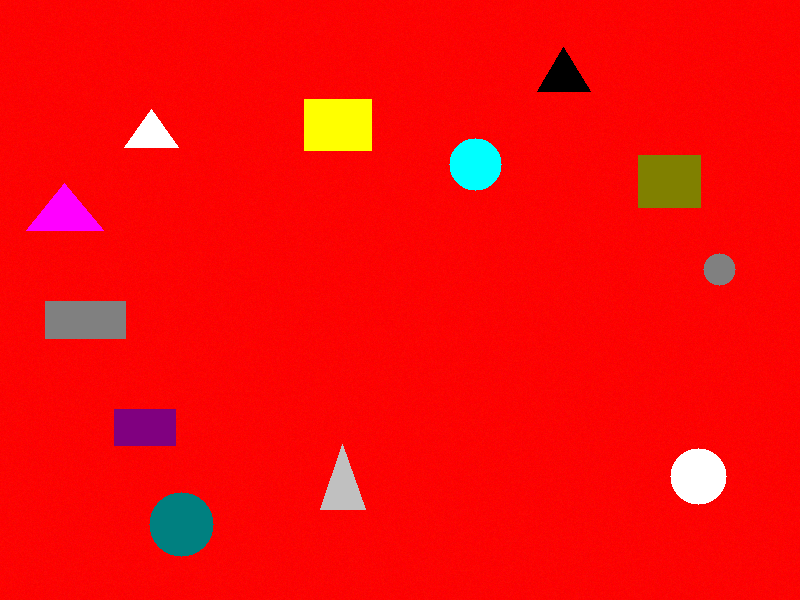
#> input picture test_images/rgb0.png, 800 x 600 px
$ python bg_removal2.py   (older library calls are emulated)
#> lines starting #> are read from the running program, lines starting #| are printed output that depends on the picture; after the words box and inside, x2 and y2 are one past the last pixel; in counts of white or black regions, pixels touching at a corner belong together
#!/usr/bin/env python3
"""
Enhanced background removal that handles color variations and lighting conditions.
This version is more robust for real-world scenarios.
"""

import cv2
import numpy as np
import matplotlib.pyplot as plt
import os


def remove_background_multi_color_enhanced(image_paths, variance_threshold=40,
                                           adaptive_threshold=True, debug=False):
    """
    Enhanced background removal using multiple images with varied colored backgrounds.

    Args:
        image_paths: List of 3 image paths with different background colors
        variance_threshold: Base threshold for color variance detection
        adaptive_threshold: If True, automatically adjusts threshold based on image statistics
        debug: If True, shows intermediate steps

    Returns:
        tuple: (foreground_mask, composite_image, num_pieces)
    """

    # Load the three images
    images = []
    for path in image_paths:
        img = cv2.imread(path)
        if img is None:
            raise ValueError(f"Could not load image: {path}")
        images.append(img)

    print(f"Loaded {len(images)} images")

    # Ensure all images have the same dimensions
    height, width = images[0].shape[:2]
    for i, img in enumerate(images):
        if img.shape[:2] != (height, width):
            print(f"Resizing image {i} to match dimensions")
            images[i] = cv2.resize(img, (width, height))

    # Apply Gaussian blur to reduce noise from lighting variations
    print("Applying noise reduction...")
    blurred_images = []
    for img in images:
        blurred = cv2.GaussianBlur(img, (5, 5), 1.0)
        blurred_images.append(blurred)

    # Calculate color variance at each pixel
    print("Calculating color variance...")

    # Stack images to calculate variance efficiently
    image_stack = np.stack(blurred_images, axis=0)  # Shape: (3, height, width, 3)

    # Calculate variance across the 3 images for each color channel
    color_variance = np.var(image_stack, axis=0)  # Shape: (height, width, 3)

    # Calculate total variance (sum across color channels)
    total_variance = np.sum(color_variance, axis=2)  # Shape: (height, width)

    # Calculate adaptive threshold if requested
    if adaptive_threshold:
        # Calculate statistics of the variance
        variance_mean = np.mean(total_variance)
        variance_std = np.std(total_variance)

        # Use percentile-based threshold (more robust than mean/std)
        threshold_adaptive = np.percentile(total_variance, 25)  # 25th percentile

        # Combine with base threshold
        final_threshold = min(variance_threshold, threshold_adaptive * 1.5)

        print(f"Variance stats: mean={variance_mean:.1f}, std={variance_std:.1f}")
        print(f"Adaptive threshold: {threshold_adaptive:.1f}")
        print(f"Final threshold: {final_threshold:.1f}")
    else:
        final_threshold = variance_threshold

    if debug:
        plt.figure(figsize=(15, 5))
        for i in range(3):
            plt.subplot(1, 3, i + 1)
            plt.imshow(cv2.cvtColor(images[i], cv2.COLOR_BGR2RGB))
            plt.title(f'Image {i + 1}')
            plt.axis('off')
        plt.tight_layout()
        plt.show()

        plt.figure(figsize=(12, 4))
        plt.subplot(1, 2, 1)
        plt.imshow(total_variance, cmap='hot')
        plt.colorbar()
        plt.title('Color Variance Across Images')

        plt.subplot(1, 2, 2)
        plt.hist(total_variance.flatten(), bins=100, alpha=0.7)
        plt.axvline(final_threshold, color='red', linestyle='--', label=f'Threshold: {final_threshold:.1f}')
        plt.xlabel('Variance')
        plt.ylabel('Frequency')
        plt.title('Variance Distribution')
        plt.legend()
        plt.tight_layout()
        plt.show()

    # Create foreground mask: low variance = foreground, high variance = background
    foreground_mask = (total_variance < final_threshold).astype(np.uint8) * 255

    if debug:
        plt.figure(figsize=(8, 6))
        plt.imshow(foreground_mask, cmap='gray')
        plt.title(f'Initial Foreground Mask (threshold={final_threshold:.1f})')
        plt.show()

    # Enhanced morphological operations
    print("Cleaning up mask with enhanced morphology...")

    # Remove small noise (opening)
    kernel_small = np.ones((3, 3), np.uint8)
    foreground_mask = cv2.morphologyEx(foreground_mask, cv2.MORPH_OPEN, kernel_small)

    # Fill holes (closing)
    kernel_medium = np.ones((7, 7), np.uint8)
    foreground_mask = cv2.morphologyEx(foreground_mask, cv2.MORPH_CLOSE, kernel_medium)

    # Remove remaining small objects
    kernel_large = np.ones((5, 5), np.uint8)
    foreground_mask = cv2.morphologyEx(foreground_mask, cv2.MORPH_OPEN, kernel_large)

    if debug:
        plt.figure(figsize=(8, 6))
        plt.imshow(foreground_mask, cmap='gray')
        plt.title('Enhanced Cleaned Foreground Mask')
        plt.show()

    # Create composite image (use first image as base)
    composite_image = images[0].copy()

    # Apply mask to create final result
    result_image = np.zeros_like(composite_image)
    result_image[foreground_mask > 0] = composite_image[foreground_mask > 0]

    if debug:
        plt.figure(figsize=(12, 4))
        plt.subplot(1, 2, 1)
        plt.imshow(cv2.cvtColor(composite_image, cv2.COLOR_BGR2RGB))
        plt.title('Original Image')
        plt.axis('off')

        plt.subplot(1, 2, 2)
        plt.imshow(cv2.cvtColor(result_image, cv2.COLOR_BGR2RGB))
        plt.title('Foreground Objects Only')
        plt.axis('off')
        plt.tight_layout()
        plt.show()

    return foreground_mask, result_image, composite_image


def detect_pieces_enhanced(foreground_mask, min_area=200, debug=False):
    """
    Enhanced piece detection with better filtering.
    """

    print("Detecting individual pieces with enhanced filtering...")

    # Find contours
    contours, _ = cv2.findContours(foreground_mask, cv2.RETR_EXTERNAL, cv2.CHAIN_APPROX_SIMPLE)

    # Enhanced filtering
    valid_contours = []
    piece_info = []

    # Calculate area statistics for adaptive filtering
    areas = [cv2.contourArea(c) for c in contours]
    if areas:
        mean_area = np.mean(areas)
        std_area = np.std(areas)
        adaptive_min_area = max(min_area, mean_area - 2 * std_area)
        print(f"Area stats: mean={mean_area:.0f}, std={std_area:.0f}, adaptive_min={adaptive_min_area:.0f}")
    else:
        adaptive_min_area = min_area

    for i, contour in enumerate(contours):
        area = cv2.contourArea(contour)

        # Area filter
        if area < adaptive_min_area:
            continue

        # Aspect ratio filter (remove very thin objects)
        x, y, w, h = cv2.boundingRect(contour)
        aspect_ratio = max(w, h) / min(w, h)
        if aspect_ratio > 10:  # Remove very elongated objects
            continue

        # Solidity filter (remove objects with too many holes)
        hull = cv2.convexHull(contour)
        hull_area = cv2.contourArea(hull)
        if hull_area > 0:
            solidity = area / hull_area
            if solidity < 0.3:  # Remove objects that are too "holey"
                continue

        valid_contours.append(contour)

        # Calculate additional properties
        center_x = x + w // 2
        center_y = y + h // 2

        piece_info.append({
            'id': len(valid_contours) - 1,
            'area': area,
            'bounding_rect': (x, y, w, h),
            'center': (center_x, center_y),
            'contour': contour,
            'aspect_ratio': aspect_ratio,
            'solidity': solidity if hull_area > 0 else 0
        })

    num_pieces = len(valid_contours)
    print(f"Detected {num_pieces} valid pieces after enhanced filtering")

    if debug:
        # Create visualization
        vis_image = cv2.cvtColor(foreground_mask, cv2.COLOR_GRAY2BGR)

        # Draw contours with different colors
        colors = [(0, 255, 0), (255, 0, 0), (0, 0, 255), (255, 255, 0),
                  (255, 0, 255), (0, 255, 255), (128, 128, 128), (255, 128, 0),
                  (128, 255, 128), (255, 128, 255), (128, 255, 255), (192, 192, 192)]

        for i, contour in enumerate(valid_contours):
            color = colors[i % len(colors)]
            cv2.drawContours(vis_image, [contour], -1, color, 2)

            # Draw piece number
            info = piece_info[i]
            cv2.putText(vis_image, str(i), info['center'],
                        cv2.FONT_HERSHEY_SIMPLEX, 0.7, color, 2)

            # Draw bounding rectangle
            x, y, w, h = info['bounding_rect']
            cv2.rectangle(vis_image, (x, y), (x + w, y + h), color, 1)

        plt.figure(figsize=(12, 8))
        plt.imshow(cv2.cvtColor(vis_image, cv2.COLOR_BGR2RGB))
        plt.title(f'Enhanced Detection: {num_pieces} Valid Pieces')
        plt.axis('off')
        plt.show()

        # Print piece information
        print("\nEnhanced Piece Information:")
        print("=" * 70)
        for info in piece_info:
            print(f"Piece {info['id']:2d}: Area={info['area']:6.0f}, "
                  f"Center=({info['center'][0]:3d}, {info['center'][1]:3d}), "
                  f"Aspect={info['aspect_ratio']:.2f}, Solidity={info['solidity']:.2f}")

    return valid_contours, num_pieces, piece_info


def test_enhanced_background_removal():
    """Test the enhanced background removal on generated test images"""

    # Test image paths
    image_paths = [
        'test_images/rgb0.png',
        'test_images/rgb1.png',
        'test_images/rgb2.png'
    ]

    # Check if test images exist
    for path in image_paths:
        if not os.path.exists(path):
            print(f"Test image not found: {path}")
            print("Please run the enhanced generator first to create test images")
            return

    print("Testing enhanced background removal...")

    # Remove background with enhanced method
    foreground_mask, result_image, composite_image = remove_background_multi_color_enhanced(
        image_paths, variance_threshold=40, adaptive_threshold=True, debug=True
    )
#> in remove_background_multi_color_enhanced, img is the input picture: shape (600, 800, 3); mean B, G, R 9.1, 10.8, 246.8
#| Loaded 3 images
#> the loop in remove_background_multi_color_enhanced, `for i, img in enumerate(images):` made 3 passes
#> after the loop in remove_background_multi_color_enhanced, `for i, img in enumerate(images):`: images = 3 items
#> the loop in remove_background_multi_color_enhanced, `for img in images:` made 3 passes
#> pass 3, in remove_background_multi_color_enhanced, `blurred = cv2.GaussianBlur(img, (5, 5), 1.0)`:
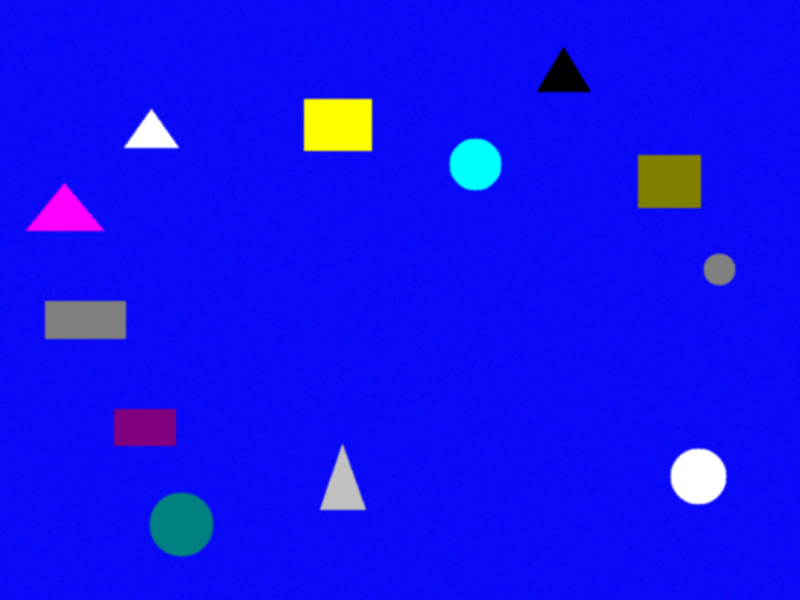
#> blurred: shape (600, 800, 3); mean B, G, R 240.4, 16.8, 17.4
#> in remove_background_multi_color_enhanced, `color_variance = np.var(image_stack, axis=0)`:
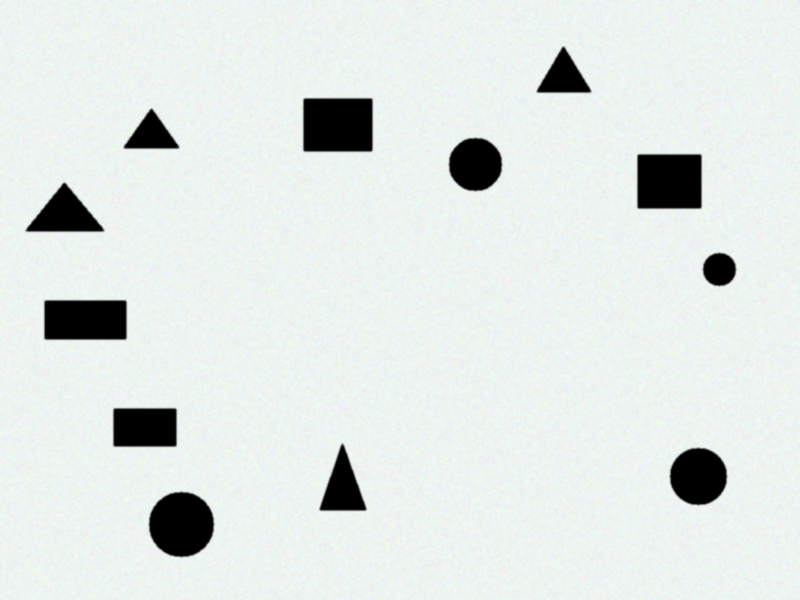
#> color_variance: shape (600, 800, 3) float64; mean of channels 0, 1, 2 12555, 12670.7, 12351.9; drawn with min black and max white
#> in remove_background_multi_color_enhanced, `variance_mean = np.mean(total_variance)`: variance_mean = 37577.5
#> in remove_background_multi_color_enhanced, `variance_std = np.std(total_variance)`: variance_std = 9139.9
#> in remove_background_multi_color_enhanced, `threshold_adaptive = np.percentile(total_variance, 25)`: threshold_adaptive = 39648.7
#> in remove_background_multi_color_enhanced, `final_threshold = min(variance_threshold, threshold_adaptive * 1.5)`: final_threshold = 40
#| Variance stats: mean=37577.5, std=9139.9
#| Adaptive threshold: 39648.7
#| Final threshold: 40.0
#> in remove_background_multi_color_enhanced, `plt.show()`:
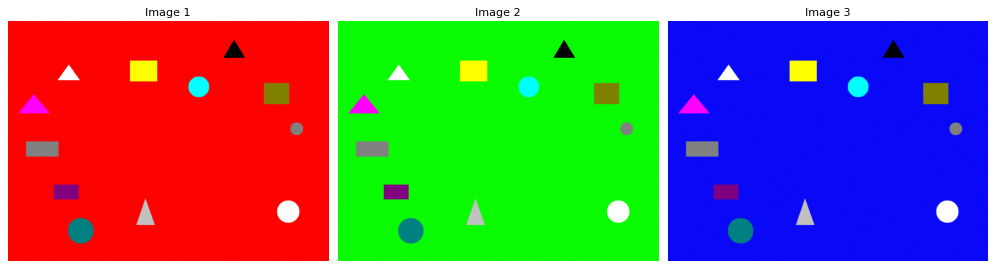
#> figure drawn by matplotlib, 3 panels
#> in remove_background_multi_color_enhanced, `plt.show()`:
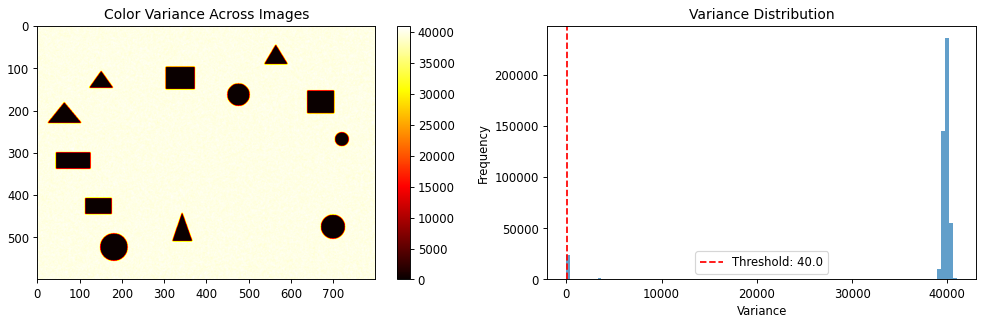
#> figure drawn by matplotlib, 3 panels; panel 3: tallest bar 236058 high, from x = 39780.1 to 40190.2
#> in remove_background_multi_color_enhanced, `foreground_mask = (total_variance < final_threshold).astype(np.uint8) ..`:
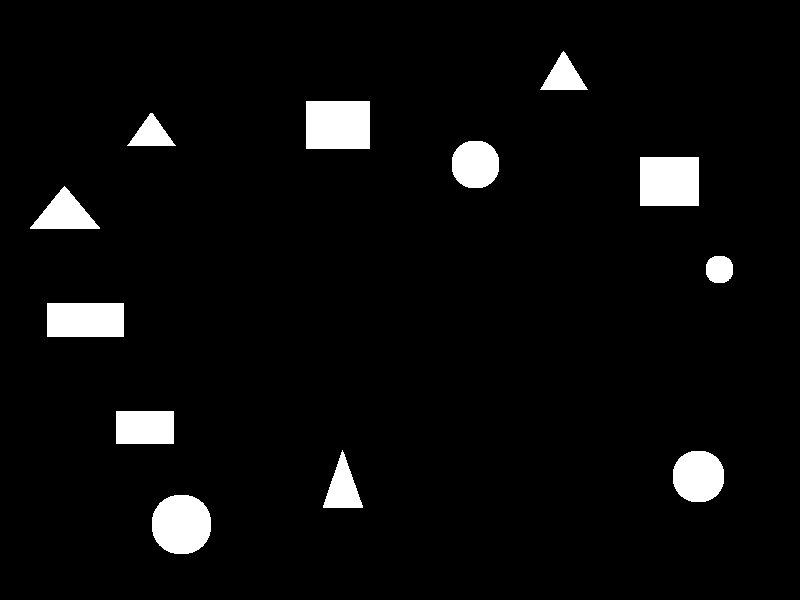
#> foreground_mask: shape (600, 800); 4.7% white; 12 white regions, largest, box (x1, y1, x2, y2) and area: (306, 101, 370, 149) 3072, (640, 157, 699, 206) 2891, (152, 495, 211, 554) 2847
#> in remove_background_multi_color_enhanced, `foreground_mask = cv2.morphologyEx(foreground_mask, cv2.MORPH_OPEN, ke..`: foreground_mask: shape (600, 800); 4.7% white; 12 white regions
#> in remove_background_multi_color_enhanced, `plt.show()`:
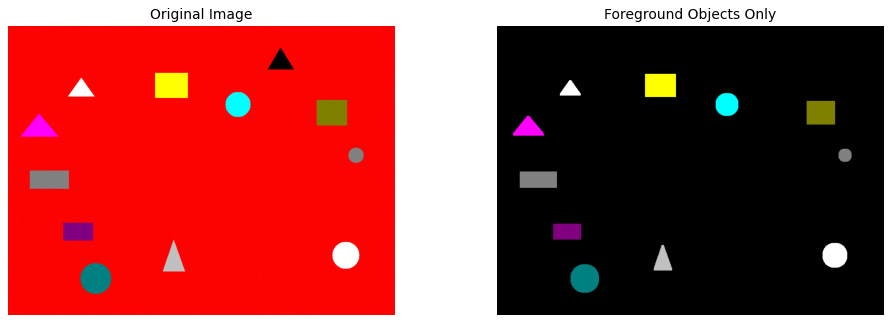
#> figure drawn by matplotlib, 2 panels

    # Detect pieces with enhanced method
    contours, num_pieces, piece_info = detect_pieces_enhanced(
        foreground_mask, min_area=300, debug=True
    )
#> in detect_pieces_enhanced, `contours, _ = cv2.findContours(foreground_mask, cv2.RETR_EXTERNAL, cv2..`: contours = 12 contours; largest, box (x1, y1, x2, y2) and area: (306, 101, 370, 149) 2961, (640, 157, 699, 206) 2784, (152, 495, 211, 554) 2760, (47, 303, 124, 337) 2508, (673, 451, 724, 502) 2066
#> in detect_pieces_enhanced, `areas = [cv2.contourArea(c) for c in contours]`: areas = [2760, 1119.5, 2066, 1824, 2508, 577.5, 1464.5, 2784, 1763, 770, 2961, 884.5]
#> in detect_pieces_enhanced, `mean_area = np.mean(areas)`: mean_area = 1790.2
#> in detect_pieces_enhanced, `std_area = np.std(areas)`: std_area = 805.2
#> in detect_pieces_enhanced, `adaptive_min_area = max(min_area, mean_area - 2 * std_area)`: adaptive_min_area = 300
#| Area stats: mean=1790, std=805, adaptive_min=300
#> the loop in detect_pieces_enhanced, `for i, contour in enumerate(contours):` made 12 passes
#> (contour, area, x, y, w, h, aspect_ratio, hull) on passes 4, 5, 8, 11: ([[116, 411], [116, 443], [173, 443], [173, 411]], 1824, 116, 411, 58, 33, 1.76, [[173, 411], [173, 443], [116, 443], [116, 411]]), ([[47, 303], [47, 336], [123, 336], [123, 303]], 2508, 47, 303, 77, 34, 2.26, [[123, 303], [123, 336], [47, 336], [47, 303]]), ([[640, 157], [640, 205], [698, 205], [698, 157]], 2784, 640, 157, 59, 49, 1.2, [[698, 157], [698, 205], [640, 205], [640, 157]]), ([[306, 101], [306, 148], [369, 148], [369, 101]], 2961, 306, 101, 64, 48, 1.33, [[369, 101], [369, 148], [306, 148], [306, 101]])
#> (area, x, y, w, h, aspect_ratio, hull_area, solidity) on passes 1, 2, 3, 6, 7, 9: (2760, 152, 495, 59, 59, 1, 2796.5, 0.987), (1119.5, 324, 455, 38, 53, 1.39, 1160, 0.965), (2066, 673, 451, 51, 51, 1, 2090, 0.989), (577.5, 706, 256, 27, 27, 1, 587.5, 0.983), (1464.5, 33, 188, 64, 41, 1.56, 1493.5, 0.981), (1763, 452, 141, 47, 47, 1, 1783.5, 0.989)
#> after the loop in detect_pieces_enhanced, `for i, contour in enumerate(contours):`: piece_info = 12 items; valid_contours has the same summary as contours
#> in detect_pieces_enhanced, `num_pieces = len(valid_contours)`: num_pieces = 12
#| Detected 12 valid pieces after enhanced filtering
#> in detect_pieces_enhanced, `vis_image = cv2.cvtColor(foreground_mask, cv2.COLOR_GRAY2BGR)`: vis_image: shape (600, 800, 3); 4.7% white; 12 white regions
#> the loop in detect_pieces_enhanced, `for i, contour in enumerate(valid_contours):` made 12 passes
#> (color, x, y, w, h) on passes 1, 2, 3, 6, 7, 9, 10, 12: ((0, 255, 0), 152, 495, 59, 59), ((255, 0, 0), 324, 455, 38, 53), ((0, 0, 255), 673, 451, 51, 51), ((0, 255, 255), 706, 256, 27, 27), ((128, 128, 128), 33, 188, 64, 41), ((128, 255, 128), 452, 141, 47, 47), ((255, 128, 255), 130, 114, 43, 32), ((192, 192, 192), 543, 53, 42, 37)
#> (contour, color, x, y, w, h) on passes 4, 5, 8, 11: ([[116, 411], [116, 443], [173, 443], [173, 411]], (255, 255, 0), 116, 411, 58, 33), ([[47, 303], [47, 336], [123, 336], [123, 303]], (255, 0, 255), 47, 303, 77, 34), ([[640, 157], [640, 205], [698, 205], [698, 157]], (255, 128, 0), 640, 157, 59, 49), ([[306, 101], [306, 148], [369, 148], [369, 101]], (128, 255, 255), 306, 101, 64, 48)
#> after the loop in detect_pieces_enhanced, `for i, contour in enumerate(valid_contours):`:
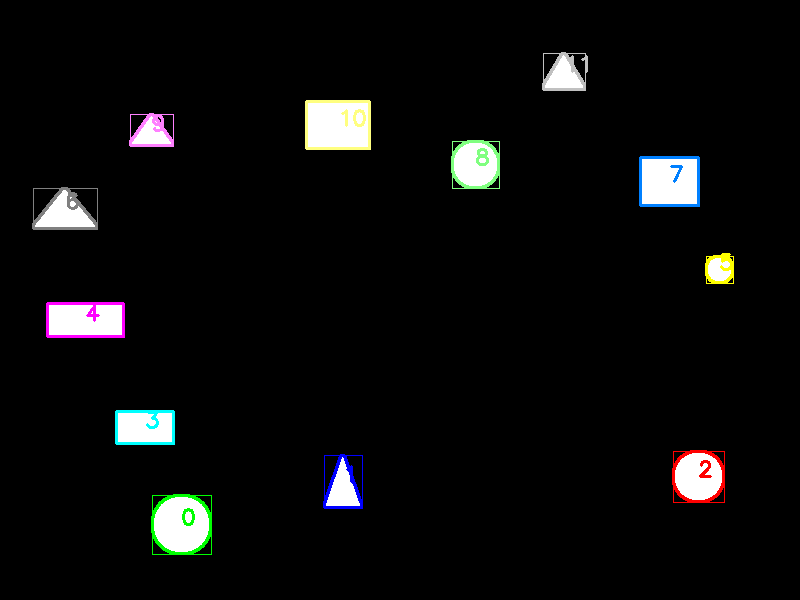
#> vis_image: shape (600, 800, 3); mean B, G, R 11.8, 11.9, 11.7
#> the loop in detect_pieces_enhanced, `for info in piece_info:` made 12 passes
#| Piece  0: Area=  2760, Center=(181, 524), Aspect=1.00, Solidity=0.99
#| Piece  1: Area=  1120, Center=(343, 481), Aspect=1.39, Solidity=0.97
#| Piece  2: Area=  2066, Center=(698, 476), Aspect=1.00, Solidity=0.99
#| Piece  3: Area=  1824, Center=(145, 427), Aspect=1.76, Solidity=1.00
#| Piece  4: Area=  2508, Center=( 85, 320), Aspect=2.26, Solidity=1.00
#| Piece  5: Area=   578, Center=(719, 269), Aspect=1.00, Solidity=0.98
#| Piece  6: Area=  1464, Center=( 65, 208), Aspect=1.56, Solidity=0.98
#| Piece  7: Area=  2784, Center=(669, 181), Aspect=1.20, Solidity=1.00
#> (further printed lines are left out)
#> num_pieces = 12; piece_info = 12 items

    print(f"\nEnhanced Results:")
    print(f"Number of pieces detected: {num_pieces}")
#| Number of pieces detected: 12
    print(f"Expected pieces: ~12")
    print(f"Detection accuracy: {min(100, num_pieces / 12 * 100):.1f}%")
#| Detection accuracy: 100.0%

    # Save results
    os.makedirs('results', exist_ok=True)
    cv2.imwrite('results/enhanced_foreground_mask.png', foreground_mask)
    cv2.imwrite('results/enhanced_result_image.png', result_image)

    print("Enhanced results saved to 'results/' directory")

    return foreground_mask, contours, num_pieces, piece_info


if __name__ == "__main__":
    test_enhanced_background_removal()
